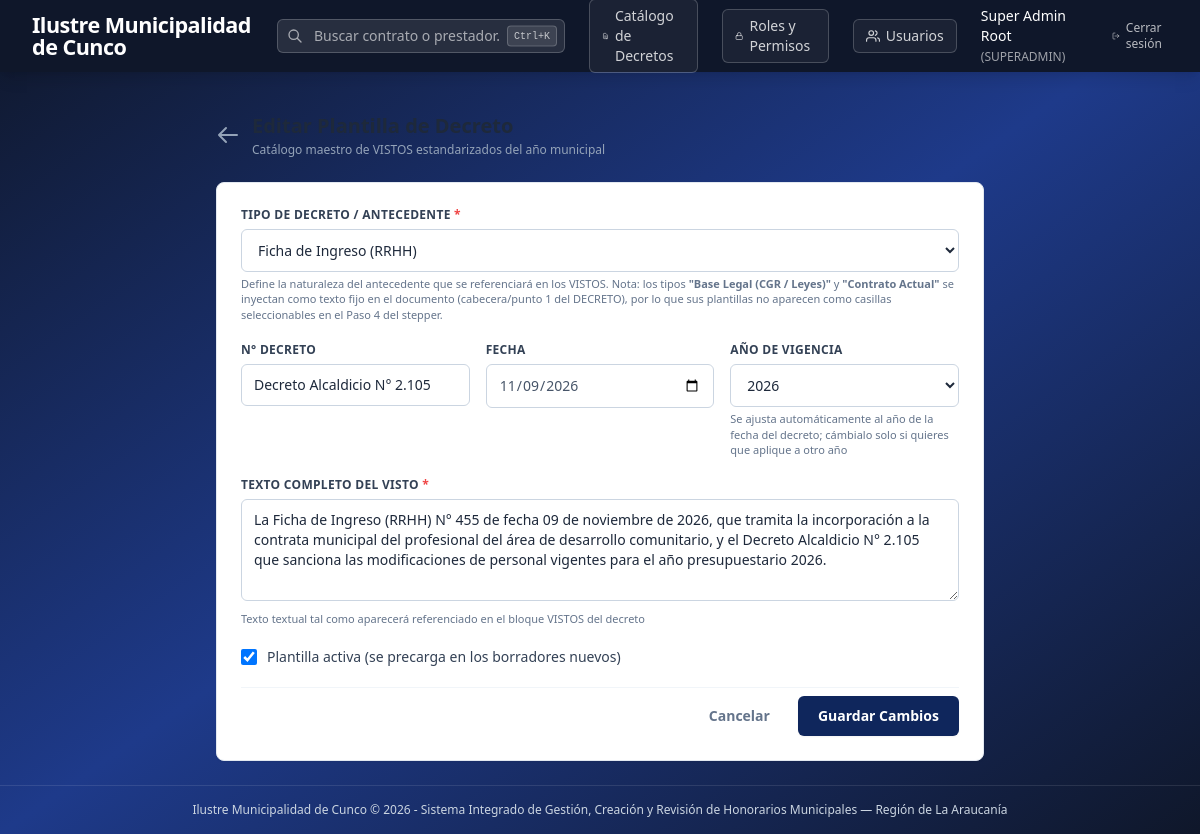
Page /decrees/2/edit (signed in) on the committed database.
### app/models/decree.py (models this page shows, shortened)
class DecreeTemplate(db.Model):
    __tablename__ = 'decree_templates'
    id = db.Column(db.Integer, primary_key=True)
    decree_type = db.Column(db.String(50), nullable=False, default='OTRO')
    decree_number = db.Column(db.String(100), nullable=True)
    decree_date = db.Column(db.Date, nullable=True)
    description = db.Column(db.Text, nullable=False)
    year = db.Column(db.Integer, nullable=True)
    is_active = db.Column(db.Boolean, default=True, nullable=False)
    created_at = db.Column(db.DateTime, default=datetime.utcnow, nullable=False)

### app/routes/decrees.py (the view, shortened to what this page needs)
@decrees_bp.route('/<int:template_id>/edit', methods=['GET', 'POST'])
@login_required
@role_required('SUPERADMIN')
def edit(template_id):
    template = DecreeTemplate.query.get_or_404(template_id)
    return render_template(
        'decrees/form.html',
        template=template,
        available_types=DECREE_TYPE_LABELS,
        available_years=_prune_future_years(),
    )

### app/auth/utils.py (called while the page is built)
def login_required(f):
    @wraps(f)
    def decorated_function(*args, **kwargs):
        if 'user_id' not in session:
            flash('Debes iniciar sesión para acceder a esta sección.', 'warning')
            return redirect(url_for('auth.login', next=request.url))
        return f(*args, **kwargs)
    return decorated_function

def role_required(*allowed_roles):
    def decorator(f):
        @wraps(f)
        def decorated_function(*args, **kwargs):
            if 'user_id' not in session:
                flash('Debes iniciar sesión para acceder.', 'warning')
                return redirect(url_for('auth.login'))
            user_role = session.get('user_role')
            if user_role != 'SUPERADMIN' and user_role not in allowed_roles:
                flash('No tienes permisos suficientes para acceder a este módulo.', 'danger')
                return redirect(url_for('dashboard.index'))
            return f(*args, **kwargs)
        return decorated_function
    return decorator

### app/routes/decrees.py (called while the page is built)
def _prune_future_years():
    current = datetime.now().year
    return [current + i for i in range(-3, 4)]

### app/templates/decrees/form.html (shortened to what this page needs)
{% extends 'base.html' %}
{% block content %}
<div class="max-w-3xl mx-auto space-y-6">
    <div class="flex items-center gap-3">
        <a href="{{ url_for('decrees.index') }}" class="text-slate-400 hover:text-slate-600 transition-colors">
            <svg class="w-6 h-6" fill="none" stroke="currentColor" viewBox="0 0 24 24"><path stroke-linecap="round" stroke-linejoin="round" stroke-width="2" d="M10 19l-7-7m0 0l7-7m-7 7h18"/></svg>
        </a>
        <div>
            <h1 class="text-xl font-bold text-slate-800">
            </h1>
            <p class="text-xs text-slate-400 mt-0.5">Catálogo maestro de VISTOS estandarizados del año municipal</p>
        </div>
    </div>
    <form method="POST"
        action="{{ url_for('decrees.create') if not template else url_for('decrees.edit', template_id=template.id) }}"
        class="bg-white rounded-lg border border-slate-200 shadow-sm p-6 space-y-5">
        <div>
            <label class="block text-xs font-semibold text-slate-700 uppercase tracking-wide mb-1.5">Tipo de Decreto / Antecedente <span class="text-red-500">*</span></label>
            <select name="decree_type" required
                class="w-full px-3 py-2.5 border border-slate-300 rounded-md text-sm bg-white">
                {% for code, label in available_types.items() %}
                <option value="{{ code }}" {% if template and template.decree_type == code %}selected{% endif %}>{{ label }}</option>
                {% endfor %}
            </select>
            <p class="microcopy mt-1">Define la naturaleza del antecedente que se referenciará en los VISTOS. Nota: los tipos <strong>"Base Legal (CGR / Leyes)"</strong> y <strong>"Contrato Actual"</strong> se inyectan como texto fijo en el documento (cabecera/punto 1 del DECRETO), por lo que sus plantillas no aparecen como casillas seleccionables en el Paso 4 del stepper.</p>
        </div>
        <div class="grid grid-cols-1 sm:grid-cols-3 gap-4">
            <div>
                <label class="block text-xs font-semibold text-slate-700 uppercase tracking-wide mb-1.5">N° Decreto</label>
                <input type="text" name="decree_number" value="{{ template.decree_number or '' if template else '' }}"
                    placeholder="Ej: Decreto Exento N° 3.580"
                    class="w-full px-3 py-2.5 border border-slate-300 rounded-md text-sm bg-white placeholder:text-slate-400">
            </div>
            <div>
                <label class="block text-xs font-semibold text-slate-700 uppercase tracking-wide mb-1.5">Fecha</label>
                <input type="date" name="decree_date" id="decree_date_input" value="{{ template.decree_date.strftime('%Y-%m-%d') if template and template.decree_date else '' }}"
                    class="w-full px-3 py-2.5 border border-slate-300 rounded-md text-sm bg-white text-slate-600">
            </div>
            <div>
                <label class="block text-xs font-semibold text-slate-700 uppercase tracking-wide mb-1.5">Año de Vigencia</label>
                <select name="year" id="year_select" class="w-full px-3 py-2.5 border border-slate-300 rounded-md text-sm bg-white">
                    {% for y in available_years %}
                    <option value="{{ y }}" {% if template and template.year == y %}selected{% endif %}>{{ y }}</option>
                    {% endfor %}
                </select>
                <p class="microcopy mt-1">Se ajusta automáticamente al año de la fecha del decreto; cámbialo solo si quieres que aplique a otro año</p>
            </div>
        </div>
        <div>
            <label class="block text-xs font-semibold text-slate-700 uppercase tracking-wide mb-1.5">Texto Completo del VISTO <span class="text-red-500">*</span></label>
            <textarea name="description" rows="4" required
                placeholder="Ej: El Decreto Exento N° 3.580 de fecha 11 de diciembre de 2025, que aprueba Programas Municipales por área de gestión del presupuesto municipal el año 2026."
                class="w-full px-3 py-2.5 border border-slate-300 rounded-md text-sm bg-white placeholder:text-slate-400">{{ template.description if template else '' }}</textarea>
            <p class="microcopy mt-1">Texto textual tal como aparecerá referenciado en el bloque VISTOS del decreto</p>
        </div>
        <div class="flex items-center gap-2.5">
            <input type="checkbox" name="is_active" id="is_active" {% if not template or template.is_active %}checked{% endif %}
                class="w-4 h-4 rounded border-slate-300 text-[#0f265c] focus:ring-[#1e3a8a]">
            <label for="is_active" class="text-sm font-medium text-slate-700">Plantilla activa (se precarga en los borradores nuevos)</label>
        </div>
        <div class="flex justify-end gap-3 pt-2 border-t border-slate-100">
            <a href="{{ url_for('decrees.index') }}" class="text-sm font-semibold text-slate-500 hover:text-slate-700 px-4 py-2.5">Cancelar</a>
            <button type="submit"
                class="bg-[#0f265c] hover:bg-[#1e3a8a] text-white text-sm font-semibold px-5 py-2.5 rounded-md shadow-sm transition-all active:scale-95">
                {{ 'Guardar Cambios' if template else 'Registrar Plantilla' }}
            </button>
        </div>
    </form>
</div>
{% endblock %}

### app/templates/decrees/form.html (style rules this page uses)
.microcopy { font-size: 11px; line-height: 1.4; color: #64748b; }

### rows in the picture
DecreeTemplate: decree_type "Ficha de Ingreso (RRHH)", decree_number "Decreto Alcaldicio N° 2.105", decree_date "11/09/2026", year "2026", description "La Ficha de Ingreso (RRHH) N° 455 de fecha 09 de noviembre de 2026, que tramita la incorporación a la contrata municipal del profesional del área de desarrollo comunitario, y el Decreto Alcaldicio N° 2.105 que sanciona las modificaciones de personal vigentes para el año presupuestario 2026.", is_active "☑"

### other values in the picture
{{ g.municipio_nombre | default('SIGH-MUNI') }} "Ilustre Municipalidad de Cunco"
{{ session.get('user_name') }} "Super Admin Root"
{{ session.get('user_role') }} "SUPERADMIN"
{{ 'Guardar Cambios' if template else 'Registrar Plantilla' }} "Guardar Cambios"
{{ g.municipio_region }} "Región de La Araucanía"
